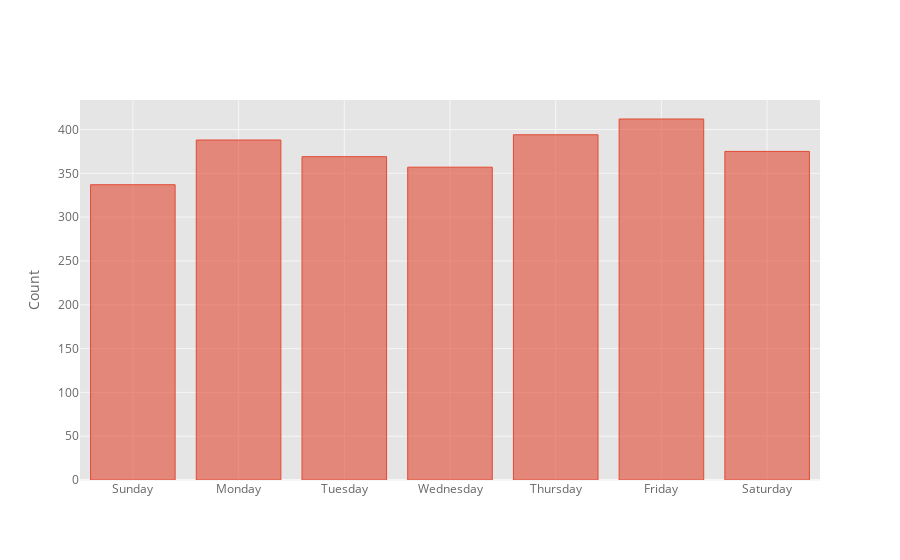

Notebook code for this chart:
### Code cell
dow = ["Sunday", "Monday", "Tuesday", "Wednesday", "Thursday", "Friday", "Saturday"]

calls.groupby('Day')['CASENO'].count()[dow].iplot(kind='bar', yTitle="Count")

### Figure 1 — Plotly figure (JSON) as saved in the notebook; plotly's stock layout.template omitted (floating-point values rounded to 4 significant figures)
{"data": [{"marker": {"color": "rgba(226, 74, 51, 0.6)", "line": {"color": "rgba(226, 74, 51, 1.0)", "width": 1}}, "name": "CASENO", "orientation": "v", "text": "", "type": "bar", "x": ["Sunday", "Monday", "Tuesday", "Wednesday", "Thursday", "Friday", "Saturday"], "y": [337, 388, 369, 357, 394, 412, 375]}], "layout": {"legend": {"bgcolor": "#FFFFFF", "font": {"color": "#666666"}}, "paper_bgcolor": "#FFFFFF", "plot_bgcolor": "#E5E5E5", "title": {"font": {"color": "#151516"}}, "xaxis": {"gridcolor": "#F6F6F6", "showgrid": true, "tickfont": {"color": "#666666"}, "title": {"font": {"color": "#666666"}, "text": ""}, "zerolinecolor": "#F6F6F6"}, "yaxis": {"gridcolor": "#F6F6F6", "showgrid": true, "tickfont": {"color": "#666666"}, "title": {"font": {"color": "#666666"}, "text": "Count"}, "zerolinecolor": "#F6F6F6"}}}
